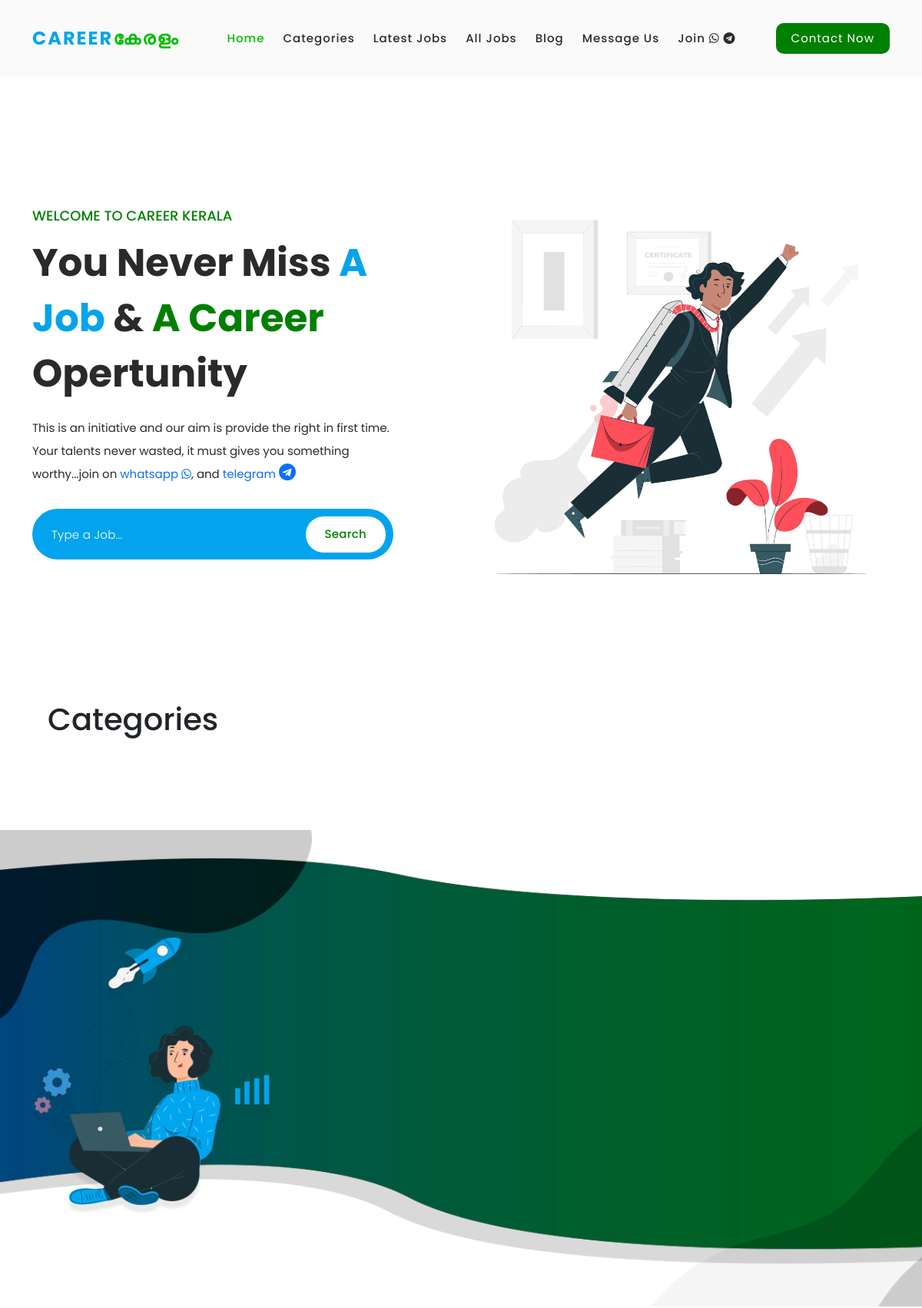
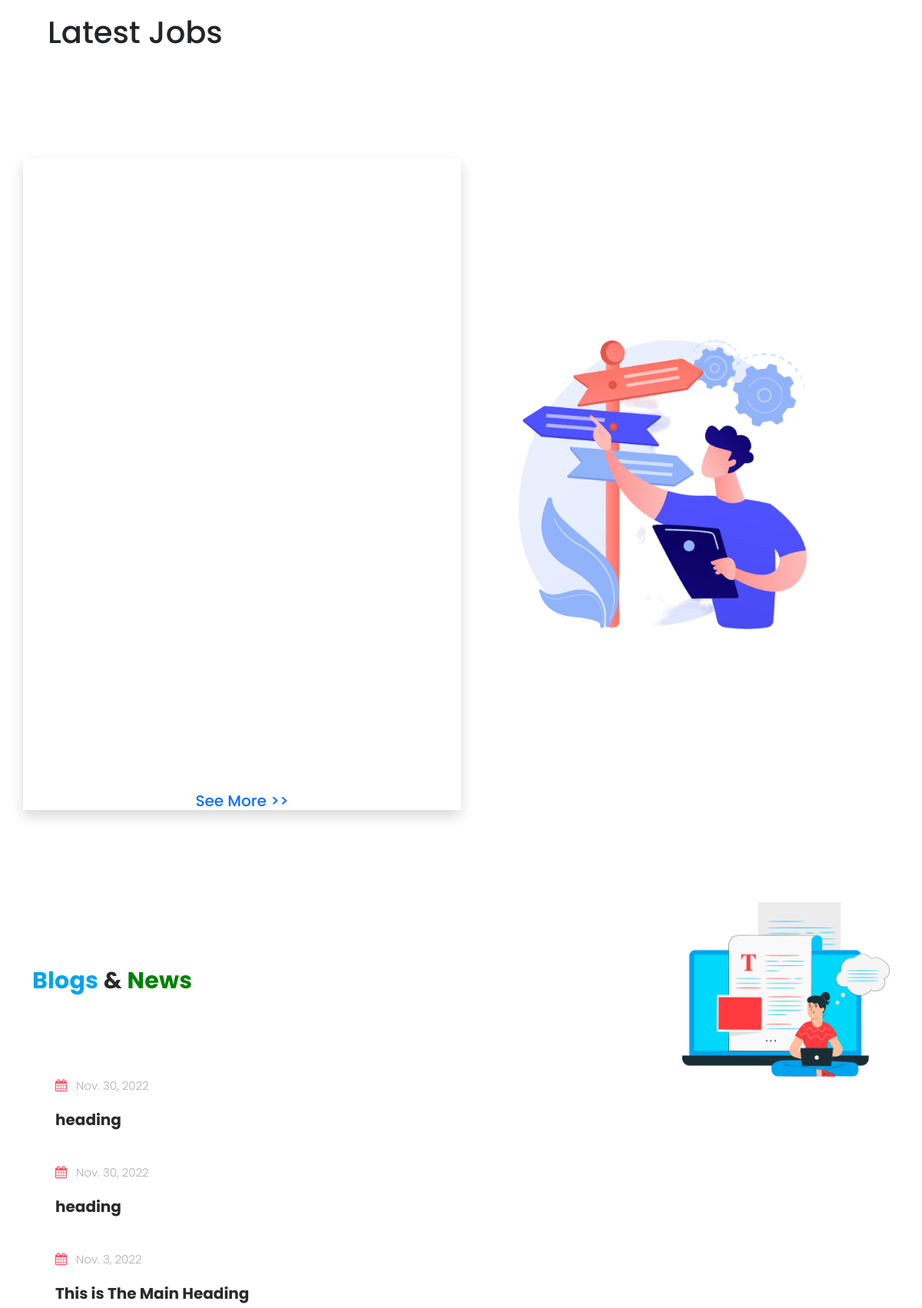
The page / (upper part) on the database its author committed (2 pictures, top to bottom).
### jobHome/models.py (models this page shows)
class social_media_db(models.Model):
    whatsapp = models.URLField(max_length=1000, blank=True)
    telegram = models.URLField(max_length=1000, blank=True)

### jobBlog/models.py (models this page shows, shortened)
class blog_db(models.Model):
    head = models.CharField(max_length=100)
    slug = models.SlugField(max_length=100)
    date = models.DateField(null=True)
    content_brief = models.TextField(blank=True, default='')
    hd1 = models.CharField(max_length=200, blank=True, default='')
    content1 = models.TextField(blank=True, default='')
    photo1 = models.URLField(max_length=1000, blank=True, default='')
    hd2 = models.CharField(max_length=200, blank=True, default='')
    content2 = models.TextField(blank=True, default='')
    photo2 = models.URLField(max_length=1000, blank=True, default='')
    hd3 = models.CharField(max_length=200, blank=True, default='')
    content3 = models.TextField(blank=True, default='')
    photo3 = models.URLField(max_length=1000, blank=True, default='')
    hd4 = models.CharField(max_length=200, blank=True, default='')
    content4 = models.TextField(blank=True, default='')
    photo4 = models.URLField(max_length=1000, blank=True, default='')
    hd5 = models.CharField(max_length=200, blank=True, default='')
    content5 = models.TextField(blank=True, default='')
    photo5 = models.URLField(max_length=1000, blank=True, default='')
    hd6 = models.CharField(max_length=200, blank=True, default='')
    content6 = models.TextField(blank=True, default='')
    photo6 = models.URLField(max_length=1000, blank=True, default='')
    hd7 = models.CharField(max_length=200, blank=True, default='')
    content7 = models.TextField(blank=True, default='')
    photo7 = models.URLField(max_length=1000, blank=True, default='')
    hd8 = models.CharField(max_length=200, blank=True, default='')
    content8 = models.TextField(blank=True, default='')
    photo8 = models.URLField(max_length=1000, blank=True, default='')
    hd9 = models.CharField(max_length=200, blank=True, default='')
    content9 = models.TextField(blank=True, default='')
    photo9 = models.URLField(max_length=1000, blank=True, default='')
    hd10 = models.CharField(max_length=200, blank=True, default='')
    content10 = models.TextField(blank=True, default='')
    photo10 = models.URLField(max_length=1000, blank=True, default='')
    hd11 = models.CharField(max_length=200, blank=True, default='')
    content11 = models.TextField(blank=True, default='')
    photo11 = models.URLField(max_length=1000, blank=True, default='')
    hd12 = models.CharField(max_length=200, blank=True, default='')
    content12 = models.TextField(blank=True, default='')
    photo12 = models.URLField(max_length=1000, blank=True, default='')
    hd13 = models.CharField(max_length=200, blank=True, default='')
    content13 = models.TextField(blank=True, default='')
    photo13 = models.URLField(max_length=1000, blank=True, default='')
    hd14 = models.CharField(max_length=200, blank=True, default='')
    content14 = models.TextField(blank=True, default='')
    photo14 = models.URLField(max_length=1000, blank=True, default='')
    hd15 = models.CharField(max_length=200, blank=True, default='')
    content15 = models.TextField(blank=True, default='')
    photo15 = models.URLField(max_length=1000, blank=True, default='')
    class Meta:
        ordering = ['-date']
    def get_url(self):
        return reverse('blog_details', args=[self.slug])

### jobHome/views.py (the view)
# urls.py: path('',views_home.job_home, name='job_home'),
def job_home(request):
    if request.method == 'POST':
        name = request.POST['name']
        email = request.POST['email']
        message = request.POST['message']
        db = feedBack_db(name=name, email=email, message=message)
        db.save()
        categories = categories_db.objects.all()
        jobs = job_list_db.objects.all()
        blogs = blog_db.objects.all()
        links = social_media_db.objects.all()
    else:
        blogs = blog_db.objects.all()
        categories = categories_db.objects.all()
        jobs = job_list_db.objects.all()
        links = social_media_db.objects.all()
    return render(request, 'jobHome/index.html', {'categories':categories, 'jobs':jobs, 'blogs':blogs, 'links':links})

### jobHome/templates/jobHome/index.html (shortened to what this page needs)
{% extends 'jobHome/base.html' %}
{% load static %}
{% block content %}
<div class="main-banner wow fadeIn" id="top" data-wow-duration="1s" data-wow-delay="0.5s">
  <div class="container">
    <div class="row">
      <div class="col-lg-12">
        <div class="row">
          <div class="col-lg-6 align-self-center">
            <div class="left-content header-text wow fadeInLeft" data-wow-duration="1s" data-wow-delay="1s">
              {% for link in links %}
              <h6 style="color: green;">Welcome to Career Kerala</h6>
              <h2>You Never Miss <em>A Job</em> &amp; <span style="color: green;">A Career</span> Opertunity</h2>
              <p>This is an initiative and our aim is provide the right in first time. Your talents never wasted, it must gives you something worthy...join on <a  href="{{link.whatsapp}}">whatsapp <i style="font-size: 22x;" class="fa fa-whatsapp" ></i></a>, and<a  href="{{link.telegram}}"> telegram <i style="font-size: 22px;" class="fa fa-telegram" ></i></a></p>
              <form id="key" action="{% url 'search' %}" method="GET">
                <fieldset>
                  <input type="text" name="address"  placeholder="Type a Job..." autocomplete="on" required>
                </fieldset>
                <fieldset>
                  <button style="color: green;" type="submit" class="main-button">Search</button>
                </fieldset>
              </form>
            </div>
          </div>
          <div class="col-lg-6">
            <div class="right-image wow fadeInRight" data-wow-duration="1s" data-wow-delay="0.5s">
              <img src="{% static 'assets/images/banner-right-image.png' %}" alt="team meeting">
            </div>
          </div>
        </div>
      </div>
    </div>
  </div>
</div>
  <div class="container" >
              <h1 style = "margin:20px">Categories</h1>
            </div>
  <div id="about" class="about-us section">
    <div class="container">
      <div class="row">
        <div class="col-lg-4">
          <div class="left-image wow fadeIn" data-wow-duration="1s" data-wow-delay="0.2s">
            <img src="{% static 'assets/images/about-left-image.png' %}" alt="person graphic">
          </div>
        </div>
      </div>
    </div>
  </div>
  <div class="container" >
              <h1 style = "margin:20px">Latest Jobs</h1>
            </div>
            <div id="services" class="our-services section">
            <div class="container">
              <div class="row">
                <div class="shadow col-lg-6 wow fadeInLeft" data-wow-duration="1s" data-wow-delay="0.2s">
                      <div class="scroll"  style="height: 800px;">
                          </div> <br>
                          <a href="{% url 'job_list' %}"><center><h5>See More >></h5></center></a>
                </div>
                <div class="col-lg-6 align-self-center  wow fadeInRight " data-wow-duration="1s" data-wow-delay="0.2s">
                  <div class="left-image">
                    <img src="{% static 'assets/images/services-left-image.png' %}" alt="">
                  </div>
                </div>
              </div>
            </div>
          </div>
  <div id="blog" class="our-blog section">
    <div class="container">
      <div class="row">
        <div class="col-lg-6 wow fadeInDown" data-wow-duration="1s" data-wow-delay="0.25s">
          <div class="section-heading">
            <h2><em>Blogs</em> & <span style="color: green;">News</span></h2>
          </div>
        </div>
        <div class="col-lg-6 wow fadeInDown" data-wow-duration="1s" data-wow-delay="0.25s">
          <div class="top-dec">
            <img src="{% static 'assets/images/blog-dec.png' %}" alt="">
          </div>
        </div>
      </div>
      <div class="row">
        <div class="col-lg-6 wow fadeInUp" data-wow-duration="1s" data-wow-delay="0.25s">
          <div class="right-list">
            <ul>
             {% for blog in blogs %}
             {% if forloop.counter < 4 %}
              <li>
                <div class="left-content align-self-center">
                  <span><i class="fa fa-calendar"></i> {{blog.date}}</span>
                  <a href="{{blog.get_url}}"><h4>{{blog.head}}</h4></a>
                </div>
              </li>
              {% endif %}
              {% endfor %}
            </ul>
          </div>
        </div>
      </div>
    </div>
  </div>
{% endfor %}
{% endblock %}

### jobHome/templates/jobHome/base.html (shortened to what this page needs)
{% load static %}
<!DOCTYPE html>
<html lang="en">
  <head>
<link rel="stylesheet" href="https://cdnjs.cloudflare.com/ajax/libs/font-awesome/4.7.0/css/font-awesome.min.css">
    <link href="{% static 'vendor/bootstrap/css/bootstrap.min.css' %}" rel="stylesheet">
    <link rel="stylesheet" href="{% static 'assets/css/fontawesome.css' %}">
    <link rel="stylesheet" href="{% static 'assets/css/templatemo-space-dynamic.css' %}">
    <link rel="stylesheet" href="{% static 'assets/css/animated.css' %}">
    <link rel="stylesheet" href="{% static 'assets/css/owl.css' %}">
  </head>
<body>
  <header class="header-area header-sticky wow slideInDown" data-wow-duration="0.75s" data-wow-delay="0s">
    <div class="container">
      <div class="row">
        <div class="col-12">
          <nav class="main-nav">
            <a href="{% url 'job_home' %}" class="logo">
              <h4>Career<span>കേരളം</span></h4>
            </a>
            <ul class="nav">
              <li class="scroll-to-section"><a href="{% url 'job_home' %}" class="active">Home</a></li>
              <li class="scroll-to-section"><a href="#about">Categories</a></li>
              <li class="scroll-to-section"><a href="#services">Latest Jobs</a></li>
              <li ><a href="{% url 'job_list' %}">All Jobs</a></li>
              <li class="scroll-to-section"><a href="#blog">Blog</a></li>
              <li class="scroll-to-section"><a href="#contact">Message Us</a></li>
              <li class="scroll-to-section"><a href="#contact">Join <i class="fa fa-whatsapp"></i> <i class="fa fa-telegram"></i></a></li>
              <li class="scroll-to-section"><div style="background-color: green; border-radius: 10px;"><a href="#contact">Contact Now</a></div></li>
            </ul>
          </nav>
        </div>
      </div>
    </div>
  </header>
  {% block content %}
  {% endblock %}
</body>
</html>

### jobHome/templates/jobHome/base.html (style rules this page uses)
div.scroll { margin:100px, 100px; padding:15px; background-color: white; overflow-x: hidden; overflow-y: auto; text-align:justify; }

### rows shown on the page
blog_db: date "Nov. 30, 2022", head "heading"
blog_db: date "Nov. 30, 2022", head "heading"
blog_db: date "Nov. 3, 2022", head "This is The Main Heading"
